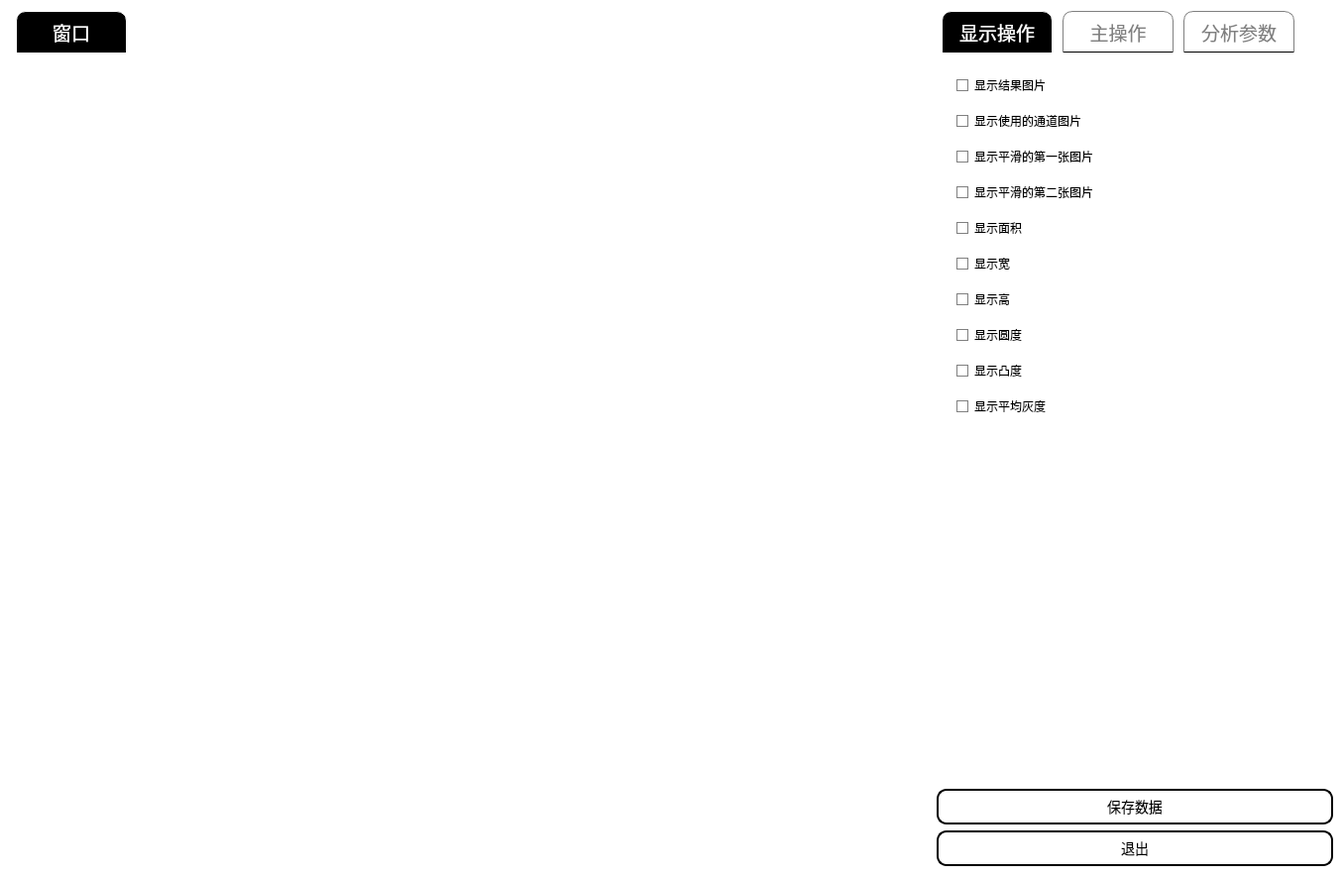
<?xml version="1.0" encoding="UTF-8"?>
<ui version="4.0">
 <class>DealImageParameter</class>
 <widget class="QDialog" name="DealImageParameter">
  <property name="geometry">
   <rect>
    <x>0</x>
    <y>0</y>
    <width>1356</width>
    <height>885</height>
   </rect>
  </property>
  <property name="minimumSize">
   <size>
    <width>1200</width>
    <height>760</height>
   </size>
  </property>
  <property name="windowTitle">
   <string>Dialog</string>
  </property>
  <property name="styleSheet">
   <string notr="true">QMainWindow {
	background-color:white;
}

QWidget{
	background-color:rgb(255,255,255);
}

QTextEdit {
	border-width: 1px; 
	border-radius: 5px;
	border-color: rgb(0, 0, 0);
	border-style: solid;
	background-color:white;
	font-size: 20px;
	color: black;
}

QLineEdit {
alignment:center;
	border-width: 1px; 
	border-radius: 5px;
	border-color: rgb(0, 0, 0);
	border-style: inset;
	padding: 5px;
	color: black;
	background:white;
	selection-background-color:black;
	selection-color: white;
	font:14px;
}

QLabel {
alignment:center;
	border-width: 0px; 
	border-radius: 5px;
	border-color: rgb(0, 0, 0);
	border-style: inset;
	padding: 5px;
	color: rgb(0,0,0);
	background:white;
}

QSpinBox {
	border-width: 2px; 
	border-radius:5px;
	color: white;	
	background-color: black;
	padding: 5;
}

QDoubleSpinBox {
	border-width: 2px; 
	border-radius: 5px;
	color: white;	
	background-color: black;
	padding: 5;
}

QProgressBar {
	text-align: center;
	color: rgb(0, 0, 0);
	border-width: 2px; 
	border-radius: 10px;
	border-color: rgb(0, 0, 0);
	border-style: inset;
	background-color:white;
	padding:5px;
}

QProgressBar::chunk {
	background-color: gray;
	border-radius: 10px;
}

QPushButton:hover
{
    color:#888888;
    background-color:rgb(0, 0, 0); 
    border-style:inset;
    padding-left:8px;
    padding-top:8px;
}

QPushButton:pressed
{
    color:#ffffff;
    background-color:rgb(0, 0, 0); 
    border-style:inset;
    padding-left:6px;
    padding-top:6px;
}

QPushButton
{
    color:black; 
    background-color:rgb(255,255, 255);
    border-style:outset; 
    border-width:2px;
    border-color:rgb(0, 0,0);
    border-radius:10px;
    font: 14px;
    min-width:100px;
    min-height:20px;
    padding:5px;
}

QCheckBox {
	color: rgb(0,0,0);
	padding: 2px;
}

QCheckBox:disabled {
	color: red;
	padding: 2px;
}

QCheckBox::hover {
	border-radius:4px;
	border-style:solid;
	padding-left: 1px;
	padding-right: 1px;
	padding-bottom: 1px;
	padding-top: 1px;
	border-width:0px;    
	border-color: rgb(0, 0, 0);
	background-color:#000000;
	color: rgb(255,255,255);
}

QCheckBox::indicator:checked {
	height: 10px;
	width: 10px;
	border-style:solid;
	border-width: 1px;
	border-color: gray;
	background-color: gray;
}
QCheckBox::indicator:unchecked {

	height: 10px;
	width: 10px;
	border-style:solid;
	border-width: 1px;
	border-color: gray;
	background-color: white;
}


QRadioButton {
	color: black;
	background-color: rgb(255,255,255);
	padding: 1px;
}
QRadioButton::indicator:checked {
	height: 10px;
	width: 10px;
	border-style:solid;
	border-radius:5px;
	border-width: 1px;
	border-color: gray;
	background-color: gray;
}
QRadioButton::indicator:!checked {
	height: 10px;
	width: 10px;
	border-style:solid;
	border-radius:5px;
	border-width: 1px;
	border-color: gray;
	background-color: transparent;
}

QComboBox {
	color: black;	
	background: white;
	border-style:solid;
	border-width:2px;
	border-color:black;
	border-radius:5px;
	padding: 1px;
}

QComboBox:editable {
	background: black;
	color: white;
}

QComboBox:!editable {
	background: black;
	color: white;
}

QComboBox QAbstractItemView {
	color: white;	
	background: black;
	selection-color: green;
	selection-background-color: gray;
}

QTabWidget
{
}

QTabWidget::pane {
		border-color: rgb(0,0,0);
		border-style: solid;
		border-width: 0px;
		border-radius: 6px;
}

QTabBar::tab {	
	color:gray;
	font: 14pt ;
	min-width: 100px;
	min-height: 30px;
	padding: 5px;
	border-width: 1px;
	border-style: solid;
	border-bottom-color: black; 
	border-top-left-radius: 10px;
	border-top-right-radius: 10px;
	margin-right:5px;
	margin-left:5px;
 
}

QTabWidget::tab-bar{
    alignment: center;
}

QTabBar::tab:selected
{
    background-color: black;
    color:rgb(255,255,255);
    font: 14pt;
}

QGroupBox {
    background-color: white;
    border: 1px solid black;
    border-radius: 5px;
    margin-top: 1px;
 	padding: 10px;
}

QGroupBox::title {
	color:gray;
    padding: 0px 0px 0px 0px;
	margin:0px 0px 0px 0px;
    background-color:white;
}

QScrollArea {
  	 border-color: gray;
     border-style: solid;
	 border-width:0px;
 	 border-radius: 0px;
}

QScrollBar:vertical {
     border-color: gray;
     border-style: solid;
	 border-width:2px;
 	 border-radius: 0px;
	 color:red;
     background: white;
 	 margin: 25px 0px 25px 0px;
}
QScrollBar::handle:vertical {
	border-color: gray;
     border-style: solid;
	 border-width:2px;
 	 border-radius: 3px;
	margin: 1px 2px 1px 2px;
    background: gray;
    min-width: 20px;
}

QScrollBar::add-line:vertical {
   border-color: gray;
    border-style: solid;
	border-width:1px;
 	border-radius: 0px;
    background: black;
    height: 20px;
    subcontrol-position: bottom;
    subcontrol-origin: margin;
}

QScrollBar::sub-line:vertical {
   border-color: gray;
    border-style: solid;
	border-width:1px;
 	border-radius: 0px;
    background: black;
    height: 20px;
    subcontrol-position: top;
    subcontrol-origin: margin;
}

QScrollBar:up-arrow:vertical, QScrollBar::down-arrow:vertical {
	border: 2px solid gray;
    width: 5px;
    height: 5px;
    background: white;
}

QScrollBar:horizontal {
    border-color: gray;
     border-style: solid;
	 border-width:2px;
 	 border-radius: 0px;
	 color:red;
     background: white;
    height: 20px;
    margin: 0px 25px 0px 25px;
}
QScrollBar::handle:horizontal {
   border-color: gray;
     border-style: solid;
	 border-width:2px;
 	 border-radius: 3px;
	margin: 1px 2px 1px 2px;
    background: gray;
    min-width: 20px;
}
QScrollBar::add-line:horizontal {
  border-color: gray;
    border-style: solid;
	border-width:1px;
 	border-radius: 0px;
    background: black;
    width: 20px;
    subcontrol-position: right;
    subcontrol-origin: margin;
}

QScrollBar::sub-line:horizontal {
  border-color: gray;
    border-style: solid;
	border-width:1px;
 	border-radius: 0px;
    background: black;
    width: 20px;
    subcontrol-position: left;
    subcontrol-origin: margin;
}

QScrollBar:left-arrow:horizontal, QScrollBar::right-arrow:horizontal {
   border: 2px solid gray;
    width: 5px;
    height: 5px;
    background: white;
}
QScrollBar::add-page:horizontal, QScrollBar::sub-page:horizontal {
    background: none;
}

</string>
  </property>
  <layout class="QGridLayout" name="gridLayout_5">
   <item row="0" column="1">
    <widget class="QTabWidget" name="tabWidget">
     <property name="minimumSize">
      <size>
       <width>400</width>
       <height>0</height>
      </size>
     </property>
     <property name="maximumSize">
      <size>
       <width>400</width>
       <height>16777215</height>
      </size>
     </property>
     <property name="currentIndex">
      <number>0</number>
     </property>
     <widget class="QWidget" name="tab">
      <attribute name="title">
       <string>显示操作</string>
      </attribute>
      <layout class="QGridLayout" name="gridLayout_7">
       <item row="0" column="0">
        <widget class="QScrollArea" name="scrollArea_3">
         <property name="widgetResizable">
          <bool>true</bool>
         </property>
         <widget class="QWidget" name="scrollAreaWidgetContents_3">
          <property name="geometry">
           <rect>
            <x>0</x>
            <y>0</y>
            <width>382</width>
            <height>727</height>
           </rect>
          </property>
          <layout class="QGridLayout" name="gridLayout_8">
           <item row="0" column="0">
            <widget class="QCheckBox" name="checkBox_show_result_image">
             <property name="minimumSize">
              <size>
               <width>150</width>
               <height>30</height>
              </size>
             </property>
             <property name="maximumSize">
              <size>
               <width>150000</width>
               <height>30</height>
              </size>
             </property>
             <property name="text">
              <string>显示结果图片</string>
             </property>
            </widget>
           </item>
           <item row="1" column="0">
            <widget class="QCheckBox" name="checkBox_show_use_image">
             <property name="minimumSize">
              <size>
               <width>150</width>
               <height>30</height>
              </size>
             </property>
             <property name="maximumSize">
              <size>
               <width>150000</width>
               <height>30</height>
              </size>
             </property>
             <property name="text">
              <string>显示使用的通道图片</string>
             </property>
            </widget>
           </item>
           <item row="2" column="0">
            <widget class="QCheckBox" name="checkBox_show_mean_image_one">
             <property name="minimumSize">
              <size>
               <width>150</width>
               <height>30</height>
              </size>
             </property>
             <property name="maximumSize">
              <size>
               <width>150000</width>
               <height>30</height>
              </size>
             </property>
             <property name="text">
              <string>显示平滑的第一张图片</string>
             </property>
            </widget>
           </item>
           <item row="3" column="0">
            <widget class="QCheckBox" name="checkBox_show_mean_image_two">
             <property name="minimumSize">
              <size>
               <width>150</width>
               <height>30</height>
              </size>
             </property>
             <property name="maximumSize">
              <size>
               <width>150000</width>
               <height>30</height>
              </size>
             </property>
             <property name="text">
              <string>显示平滑的第二张图片</string>
             </property>
            </widget>
           </item>
           <item row="4" column="0">
            <widget class="QCheckBox" name="checkBox_show_image_area">
             <property name="minimumSize">
              <size>
               <width>150</width>
               <height>30</height>
              </size>
             </property>
             <property name="maximumSize">
              <size>
               <width>150000</width>
               <height>30</height>
              </size>
             </property>
             <property name="text">
              <string>显示面积</string>
             </property>
            </widget>
           </item>
           <item row="5" column="0">
            <widget class="QCheckBox" name="checkBox_show_image_width">
             <property name="minimumSize">
              <size>
               <width>150</width>
               <height>30</height>
              </size>
             </property>
             <property name="maximumSize">
              <size>
               <width>150000</width>
               <height>30</height>
              </size>
             </property>
             <property name="text">
              <string>显示宽</string>
             </property>
            </widget>
           </item>
           <item row="6" column="0">
            <widget class="QCheckBox" name="checkBox_show_image_height">
             <property name="minimumSize">
              <size>
               <width>150</width>
               <height>30</height>
              </size>
             </property>
             <property name="maximumSize">
              <size>
               <width>150000</width>
               <height>30</height>
              </size>
             </property>
             <property name="text">
              <string>显示高</string>
             </property>
            </widget>
           </item>
           <item row="7" column="0">
            <widget class="QCheckBox" name="checkBox_show_image_roundness">
             <property name="minimumSize">
              <size>
               <width>150</width>
               <height>30</height>
              </size>
             </property>
             <property name="maximumSize">
              <size>
               <width>150000</width>
               <height>30</height>
              </size>
             </property>
             <property name="text">
              <string>显示圆度</string>
             </property>
            </widget>
           </item>
           <item row="8" column="0">
            <widget class="QCheckBox" name="checkBox_show_image_convexity">
             <property name="minimumSize">
              <size>
               <width>150</width>
               <height>30</height>
              </size>
             </property>
             <property name="maximumSize">
              <size>
               <width>150000</width>
               <height>30</height>
              </size>
             </property>
             <property name="text">
              <string>显示凸度</string>
             </property>
            </widget>
           </item>
           <item row="9" column="0">
            <widget class="QCheckBox" name="checkBox_show_image_mean">
             <property name="minimumSize">
              <size>
               <width>150</width>
               <height>30</height>
              </size>
             </property>
             <property name="maximumSize">
              <size>
               <width>150000</width>
               <height>30</height>
              </size>
             </property>
             <property name="text">
              <string>显示平均灰度</string>
             </property>
            </widget>
           </item>
           <item row="10" column="0">
            <spacer name="verticalSpacer_2">
             <property name="orientation">
              <enum>Qt::Vertical</enum>
             </property>
             <property name="sizeHint" stdset="0">
              <size>
               <width>148</width>
               <height>418</height>
              </size>
             </property>
            </spacer>
           </item>
          </layout>
         </widget>
        </widget>
       </item>
      </layout>
     </widget>
     <widget class="QWidget" name="tabWidgetPage1">
      <attribute name="title">
       <string>主操作</string>
      </attribute>
      <layout class="QGridLayout" name="gridLayout_3">
       <item row="0" column="0">
        <widget class="QScrollArea" name="scrollArea_2">
         <property name="widgetResizable">
          <bool>true</bool>
         </property>
         <widget class="QWidget" name="scrollAreaWidgetContents_2">
          <property name="geometry">
           <rect>
            <x>0</x>
            <y>0</y>
            <width>382</width>
            <height>727</height>
           </rect>
          </property>
          <layout class="QGridLayout" name="gridLayout_6">
           <item row="3" column="0">
            <widget class="QPushButton" name="pbtn_add_roi">
             <property name="minimumSize">
              <size>
               <width>114</width>
               <height>34</height>
              </size>
             </property>
             <property name="maximumSize">
              <size>
               <width>2000000</width>
               <height>40</height>
              </size>
             </property>
             <property name="text">
              <string>添加一个区域</string>
             </property>
            </widget>
           </item>
           <item row="6" column="0">
            <spacer name="verticalSpacer">
             <property name="orientation">
              <enum>Qt::Vertical</enum>
             </property>
             <property name="sizeHint" stdset="0">
              <size>
               <width>20</width>
               <height>390</height>
              </size>
             </property>
            </spacer>
           </item>
           <item row="1" column="0">
            <widget class="QRadioButton" name="rbtn_move_roi">
             <property name="minimumSize">
              <size>
               <width>200</width>
               <height>40</height>
              </size>
             </property>
             <property name="maximumSize">
              <size>
               <width>300</width>
               <height>40</height>
              </size>
             </property>
             <property name="text">
              <string>修改区域</string>
             </property>
            </widget>
           </item>
           <item row="0" column="0">
            <widget class="QRadioButton" name="rbtn_move_board">
             <property name="minimumSize">
              <size>
               <width>200</width>
               <height>40</height>
              </size>
             </property>
             <property name="maximumSize">
              <size>
               <width>300</width>
               <height>40</height>
              </size>
             </property>
             <property name="text">
              <string>移动画板</string>
             </property>
             <property name="checked">
              <bool>true</bool>
             </property>
            </widget>
           </item>
           <item row="5" column="0">
            <widget class="QPushButton" name="pbtn_read_image">
             <property name="minimumSize">
              <size>
               <width>114</width>
               <height>34</height>
              </size>
             </property>
             <property name="maximumSize">
              <size>
               <width>2000000</width>
               <height>40</height>
              </size>
             </property>
             <property name="text">
              <string>加载图片</string>
             </property>
            </widget>
           </item>
           <item row="2" column="0">
            <widget class="QRadioButton" name="rbtn_delete_roi">
             <property name="minimumSize">
              <size>
               <width>200</width>
               <height>40</height>
              </size>
             </property>
             <property name="maximumSize">
              <size>
               <width>300</width>
               <height>40</height>
              </size>
             </property>
             <property name="text">
              <string>删除区域</string>
             </property>
            </widget>
           </item>
           <item row="4" column="0">
            <widget class="QPushButton" name="pbtn_fit_image">
             <property name="minimumSize">
              <size>
               <width>114</width>
               <height>34</height>
              </size>
             </property>
             <property name="maximumSize">
              <size>
               <width>2000000</width>
               <height>40</height>
              </size>
             </property>
             <property name="text">
              <string>图片适应窗口</string>
             </property>
            </widget>
           </item>
          </layout>
         </widget>
        </widget>
       </item>
      </layout>
     </widget>
     <widget class="QWidget" name="tabWidgetPage2">
      <attribute name="title">
       <string>分析参数</string>
      </attribute>
      <layout class="QGridLayout" name="gridLayout_2">
       <item row="0" column="0">
        <widget class="QScrollArea" name="scrollArea">
         <property name="minimumSize">
          <size>
           <width>380</width>
           <height>0</height>
          </size>
         </property>
         <property name="maximumSize">
          <size>
           <width>380</width>
           <height>16777215</height>
          </size>
         </property>
         <property name="verticalScrollBarPolicy">
          <enum>Qt::ScrollBarAlwaysOn</enum>
         </property>
         <property name="horizontalScrollBarPolicy">
          <enum>Qt::ScrollBarAsNeeded</enum>
         </property>
         <property name="widgetResizable">
          <bool>true</bool>
         </property>
         <widget class="QWidget" name="scrollAreaWidgetContents">
          <property name="geometry">
           <rect>
            <x>0</x>
            <y>-192</y>
            <width>359</width>
            <height>919</height>
           </rect>
          </property>
          <layout class="QFormLayout" name="formLayout">
           <item row="0" column="0">
            <widget class="QLabel" name="label_8">
             <property name="minimumSize">
              <size>
               <width>100</width>
               <height>30</height>
              </size>
             </property>
             <property name="maximumSize">
              <size>
               <width>100</width>
               <height>30</height>
              </size>
             </property>
             <property name="text">
              <string>最小面积:</string>
             </property>
            </widget>
           </item>
           <item row="2" column="0">
            <widget class="QLabel" name="label_9">
             <property name="minimumSize">
              <size>
               <width>100</width>
               <height>30</height>
              </size>
             </property>
             <property name="maximumSize">
              <size>
               <width>100</width>
               <height>30</height>
              </size>
             </property>
             <property name="text">
              <string>最大面积:</string>
             </property>
            </widget>
           </item>
           <item row="5" column="0" colspan="2">
            <widget class="QCheckBox" name="checkbox_use_area_filtration">
             <property name="text">
              <string>使用面积过滤</string>
             </property>
             <property name="checkable">
              <bool>true</bool>
             </property>
             <property name="checked">
              <bool>false</bool>
             </property>
            </widget>
           </item>
           <item row="7" column="0">
            <widget class="QLabel" name="label_4">
             <property name="minimumSize">
              <size>
               <width>100</width>
               <height>30</height>
              </size>
             </property>
             <property name="maximumSize">
              <size>
               <width>100</width>
               <height>30</height>
              </size>
             </property>
             <property name="text">
              <string>最小宽:</string>
             </property>
            </widget>
           </item>
           <item row="9" column="0">
            <widget class="QLabel" name="label_5">
             <property name="minimumSize">
              <size>
               <width>100</width>
               <height>30</height>
              </size>
             </property>
             <property name="maximumSize">
              <size>
               <width>100</width>
               <height>30</height>
              </size>
             </property>
             <property name="text">
              <string>最大宽:</string>
             </property>
            </widget>
           </item>
           <item row="12" column="0">
            <widget class="QLabel" name="label_6">
             <property name="minimumSize">
              <size>
               <width>100</width>
               <height>30</height>
              </size>
             </property>
             <property name="maximumSize">
              <size>
               <width>100</width>
               <height>30</height>
              </size>
             </property>
             <property name="text">
              <string>最小高:</string>
             </property>
            </widget>
           </item>
           <item row="14" column="0">
            <widget class="QLabel" name="label_7">
             <property name="minimumSize">
              <size>
               <width>100</width>
               <height>30</height>
              </size>
             </property>
             <property name="maximumSize">
              <size>
               <width>100</width>
               <height>30</height>
              </size>
             </property>
             <property name="text">
              <string>最大高:</string>
             </property>
            </widget>
           </item>
           <item row="17" column="0">
            <widget class="QLabel" name="label_14">
             <property name="minimumSize">
              <size>
               <width>100</width>
               <height>30</height>
              </size>
             </property>
             <property name="maximumSize">
              <size>
               <width>100</width>
               <height>30</height>
              </size>
             </property>
             <property name="text">
              <string>最小圆度:</string>
             </property>
            </widget>
           </item>
           <item row="17" column="1">
            <widget class="QDoubleSpinBox" name="dsb_roundness_min">
             <property name="minimumSize">
              <size>
               <width>120</width>
               <height>30</height>
              </size>
             </property>
             <property name="maximum">
              <double>99.000000000000000</double>
             </property>
             <property name="singleStep">
              <double>0.100000000000000</double>
             </property>
            </widget>
           </item>
           <item row="19" column="0">
            <widget class="QLabel" name="label_13">
             <property name="minimumSize">
              <size>
               <width>100</width>
               <height>30</height>
              </size>
             </property>
             <property name="maximumSize">
              <size>
               <width>100</width>
               <height>30</height>
              </size>
             </property>
             <property name="text">
              <string>最大圆度:</string>
             </property>
            </widget>
           </item>
           <item row="24" column="0">
            <widget class="QLabel" name="label_16">
             <property name="minimumSize">
              <size>
               <width>100</width>
               <height>30</height>
              </size>
             </property>
             <property name="maximumSize">
              <size>
               <width>100</width>
               <height>30</height>
              </size>
             </property>
             <property name="text">
              <string>最小凸度:</string>
             </property>
            </widget>
           </item>
           <item row="26" column="0">
            <widget class="QLabel" name="label_15">
             <property name="minimumSize">
              <size>
               <width>100</width>
               <height>30</height>
              </size>
             </property>
             <property name="maximumSize">
              <size>
               <width>100</width>
               <height>30</height>
              </size>
             </property>
             <property name="text">
              <string>最大凸度:</string>
             </property>
            </widget>
           </item>
           <item row="29" column="0">
            <widget class="QLabel" name="label_10">
             <property name="minimumSize">
              <size>
               <width>100</width>
               <height>30</height>
              </size>
             </property>
             <property name="maximumSize">
              <size>
               <width>100</width>
               <height>30</height>
              </size>
             </property>
             <property name="text">
              <string>动态阈值方向:</string>
             </property>
            </widget>
           </item>
           <item row="31" column="0">
            <widget class="QLabel" name="label_11">
             <property name="minimumSize">
              <size>
               <width>100</width>
               <height>30</height>
              </size>
             </property>
             <property name="maximumSize">
              <size>
               <width>100</width>
               <height>30</height>
              </size>
             </property>
             <property name="text">
              <string>处理的通道:</string>
             </property>
            </widget>
           </item>
           <item row="33" column="0">
            <widget class="QLabel" name="label_12">
             <property name="minimumSize">
              <size>
               <width>100</width>
               <height>30</height>
              </size>
             </property>
             <property name="maximumSize">
              <size>
               <width>1000000</width>
               <height>30</height>
              </size>
             </property>
             <property name="text">
              <string>第一张图片平滑值:</string>
             </property>
            </widget>
           </item>
           <item row="35" column="0">
            <widget class="QLabel" name="label_17">
             <property name="minimumSize">
              <size>
               <width>100</width>
               <height>30</height>
              </size>
             </property>
             <property name="maximumSize">
              <size>
               <width>1000000</width>
               <height>30</height>
              </size>
             </property>
             <property name="text">
              <string>第二张图片平滑值:</string>
             </property>
            </widget>
           </item>
           <item row="37" column="0">
            <widget class="QLabel" name="label">
             <property name="minimumSize">
              <size>
               <width>100</width>
               <height>30</height>
              </size>
             </property>
             <property name="maximumSize">
              <size>
               <width>100</width>
               <height>30</height>
              </size>
             </property>
             <property name="text">
              <string>阈值差:</string>
             </property>
            </widget>
           </item>
           <item row="39" column="0">
            <widget class="QLabel" name="label_2">
             <property name="minimumSize">
              <size>
               <width>100</width>
               <height>30</height>
              </size>
             </property>
             <property name="maximumSize">
              <size>
               <width>150</width>
               <height>30</height>
              </size>
             </property>
             <property name="text">
              <string>物体的最小距离:</string>
             </property>
            </widget>
           </item>
           <item row="41" column="0" colspan="2">
            <widget class="QPushButton" name="pbtn_deal_with">
             <property name="minimumSize">
              <size>
               <width>114</width>
               <height>34</height>
              </size>
             </property>
             <property name="maximumSize">
              <size>
               <width>2000000</width>
               <height>40</height>
              </size>
             </property>
             <property name="text">
              <string>处理图片</string>
             </property>
            </widget>
           </item>
           <item row="43" column="0" colspan="2">
            <widget class="QPushButton" name="pbtn_clear_result">
             <property name="minimumSize">
              <size>
               <width>114</width>
               <height>34</height>
              </size>
             </property>
             <property name="maximumSize">
              <size>
               <width>2000000</width>
               <height>40</height>
              </size>
             </property>
             <property name="text">
              <string>清空结果</string>
             </property>
            </widget>
           </item>
           <item row="0" column="1">
            <widget class="QDoubleSpinBox" name="dsb_area_min">
             <property name="minimumSize">
              <size>
               <width>120</width>
               <height>30</height>
              </size>
             </property>
             <property name="maximum">
              <double>9999999999.979999542236328</double>
             </property>
            </widget>
           </item>
           <item row="2" column="1">
            <widget class="QDoubleSpinBox" name="dsb_area_max">
             <property name="minimumSize">
              <size>
               <width>120</width>
               <height>30</height>
              </size>
             </property>
             <property name="maximum">
              <double>99999999999.990005493164063</double>
             </property>
            </widget>
           </item>
           <item row="7" column="1">
            <widget class="QDoubleSpinBox" name="dsb_width_min">
             <property name="minimumSize">
              <size>
               <width>120</width>
               <height>30</height>
              </size>
             </property>
             <property name="maximum">
              <double>999999999.990000009536743</double>
             </property>
            </widget>
           </item>
           <item row="9" column="1">
            <widget class="QDoubleSpinBox" name="dsb_width_max">
             <property name="minimumSize">
              <size>
               <width>120</width>
               <height>30</height>
              </size>
             </property>
             <property name="maximum">
              <double>999999999.990000009536743</double>
             </property>
            </widget>
           </item>
           <item row="12" column="1">
            <widget class="QDoubleSpinBox" name="dsb_height_min">
             <property name="minimumSize">
              <size>
               <width>120</width>
               <height>30</height>
              </size>
             </property>
             <property name="maximum">
              <double>9999999999.989999771118164</double>
             </property>
            </widget>
           </item>
           <item row="14" column="1">
            <widget class="QDoubleSpinBox" name="dsb_height_max">
             <property name="minimumSize">
              <size>
               <width>120</width>
               <height>30</height>
              </size>
             </property>
             <property name="maximum">
              <double>9999999999.989999771118164</double>
             </property>
            </widget>
           </item>
           <item row="22" column="0" colspan="2">
            <widget class="QCheckBox" name="checkbox_use_roundness_filtration">
             <property name="text">
              <string>使用圆度过滤</string>
             </property>
            </widget>
           </item>
           <item row="16" column="0" colspan="2">
            <widget class="QCheckBox" name="checkbox_use_height_filtration">
             <property name="text">
              <string>使用高过滤</string>
             </property>
            </widget>
           </item>
           <item row="19" column="1">
            <widget class="QDoubleSpinBox" name="dsb_roundness_max">
             <property name="minimumSize">
              <size>
               <width>120</width>
               <height>30</height>
              </size>
             </property>
             <property name="decimals">
              <number>2</number>
             </property>
             <property name="singleStep">
              <double>0.100000000000000</double>
             </property>
            </widget>
           </item>
           <item row="28" column="0" colspan="2">
            <widget class="QCheckBox" name="checkbox_use_convexity_filtration">
             <property name="text">
              <string>使用凸度过滤</string>
             </property>
            </widget>
           </item>
           <item row="24" column="1">
            <widget class="QDoubleSpinBox" name="dsb_convexity_min">
             <property name="minimumSize">
              <size>
               <width>120</width>
               <height>30</height>
              </size>
             </property>
             <property name="singleStep">
              <double>0.100000000000000</double>
             </property>
            </widget>
           </item>
           <item row="26" column="1">
            <widget class="QDoubleSpinBox" name="dsb_convexity_max">
             <property name="minimumSize">
              <size>
               <width>120</width>
               <height>30</height>
              </size>
             </property>
             <property name="singleStep">
              <double>0.100000000000000</double>
             </property>
            </widget>
           </item>
           <item row="29" column="1">
            <widget class="QComboBox" name="combobox_dyn_orientation">
             <property name="minimumSize">
              <size>
               <width>100</width>
               <height>30</height>
              </size>
             </property>
             <property name="maximumSize">
              <size>
               <width>100</width>
               <height>30</height>
              </size>
             </property>
            </widget>
           </item>
           <item row="31" column="1">
            <widget class="QComboBox" name="combobox_check_channle_type">
             <property name="minimumSize">
              <size>
               <width>100</width>
               <height>30</height>
              </size>
             </property>
             <property name="maximumSize">
              <size>
               <width>100</width>
               <height>30</height>
              </size>
             </property>
            </widget>
           </item>
           <item row="33" column="1">
            <widget class="QSpinBox" name="spinbox_mean_one_image_value">
             <property name="minimumSize">
              <size>
               <width>100</width>
               <height>30</height>
              </size>
             </property>
             <property name="maximumSize">
              <size>
               <width>100</width>
               <height>30</height>
              </size>
             </property>
            </widget>
           </item>
           <item row="35" column="1">
            <widget class="QSpinBox" name="spinbox_mean_two_image_value">
             <property name="minimumSize">
              <size>
               <width>100</width>
               <height>30</height>
              </size>
             </property>
             <property name="maximumSize">
              <size>
               <width>100</width>
               <height>30</height>
              </size>
             </property>
            </widget>
           </item>
           <item row="37" column="1">
            <widget class="QSpinBox" name="spinbox_dyn_number">
             <property name="minimumSize">
              <size>
               <width>100</width>
               <height>30</height>
              </size>
             </property>
             <property name="maximumSize">
              <size>
               <width>100</width>
               <height>30</height>
              </size>
             </property>
            </widget>
           </item>
           <item row="39" column="1">
            <widget class="QSpinBox" name="spinbox_segmentation_stuff_min_distance">
             <property name="minimumSize">
              <size>
               <width>100</width>
               <height>30</height>
              </size>
             </property>
             <property name="maximumSize">
              <size>
               <width>100</width>
               <height>30</height>
              </size>
             </property>
            </widget>
           </item>
           <item row="11" column="0" colspan="2">
            <widget class="QCheckBox" name="checkbox_use_width_filtration">
             <property name="text">
              <string>使用宽过滤</string>
             </property>
            </widget>
           </item>
          </layout>
         </widget>
        </widget>
       </item>
      </layout>
     </widget>
    </widget>
   </item>
   <item row="1" column="1">
    <widget class="QPushButton" name="pbtn_save_parameter">
     <property name="minimumSize">
      <size>
       <width>114</width>
       <height>34</height>
      </size>
     </property>
     <property name="maximumSize">
      <size>
       <width>2000000</width>
       <height>40</height>
      </size>
     </property>
     <property name="text">
      <string>保存数据</string>
     </property>
    </widget>
   </item>
   <item row="2" column="1">
    <widget class="QPushButton" name="pbtn_close">
     <property name="minimumSize">
      <size>
       <width>114</width>
       <height>34</height>
      </size>
     </property>
     <property name="maximumSize">
      <size>
       <width>2000000</width>
       <height>40</height>
      </size>
     </property>
     <property name="text">
      <string>退出</string>
     </property>
    </widget>
   </item>
   <item row="0" column="0" rowspan="3">
    <widget class="QTabWidget" name="tabWidget_2">
     <property name="currentIndex">
      <number>0</number>
     </property>
     <widget class="QWidget" name="tab_window">
      <attribute name="title">
       <string>窗口</string>
      </attribute>
      <layout class="QGridLayout" name="gridLayout_4">
       <item row="0" column="0">
        <widget class="operationimage" name="widget_operation_image" native="true">
         <property name="minimumSize">
          <size>
           <width>400</width>
           <height>300</height>
          </size>
         </property>
        </widget>
       </item>
      </layout>
     </widget>
    </widget>
   </item>
  </layout>
  <zorder>tabWidget</zorder>
  <zorder>pbtn_close</zorder>
  <zorder>pbtn_save_parameter</zorder>
  <zorder>tabWidget_2</zorder>
 </widget>
 <customwidgets>
  <customwidget>
   <class>operationimage</class>
   <extends>QWidget</extends>
   <header location="global">operationimage.h</header>
   <container>1</container>
  </customwidget>
 </customwidgets>
 <resources/>
 <connections/>
</ui>
